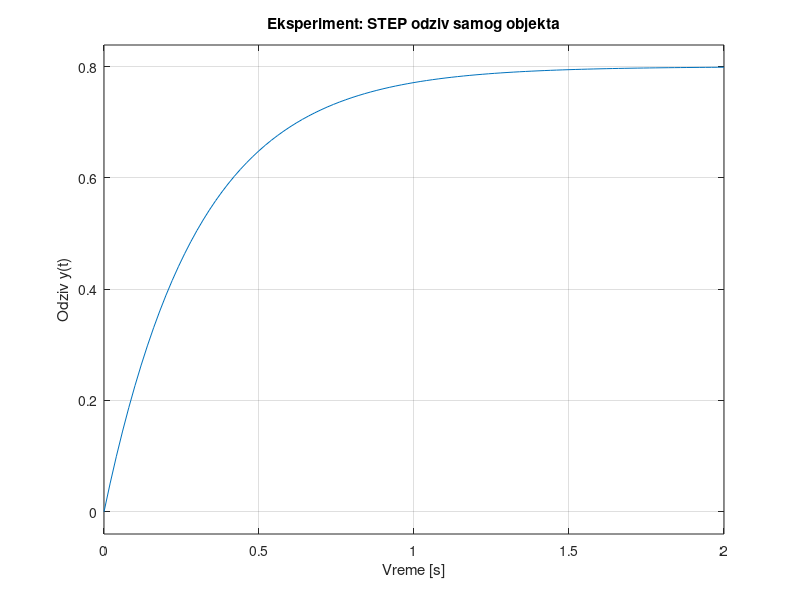
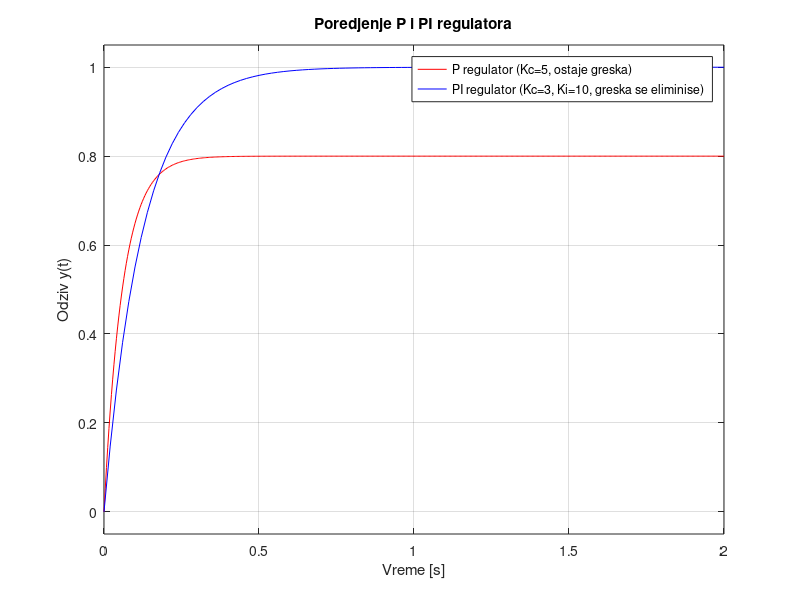

MATLAB code to generate these figures, in order:
Kp = 0.8; 
T = 0.3; 
Ts = 0.04;
G = tf(Kp, [T 1]);
figure(1);
step(G);
title('Eksperiment: STEP odziv samog objekta');
xlabel('Vreme [s]'); ylabel('Odziv y(t)');
grid on;
Kc_p = 5.0;
W_p = feedback(Kc_p * G, 1);
Kc_pi = 3.0; 
Ti = 0.3;
C_pi = tf(Kc_pi * [Ti 1], [Ti 0]);
W_pi = feedback(C_pi * G, 1);
figure(2);
step(W_p, 'r', W_pi, 'b');
title('Poredjenje P i PI regulatora');
legend('P regulator (Kc=5, ostaje greska)', 'PI regulator (Kc=3, Ki=10, greska se eliminise)');
xlabel('Vreme [s]'); ylabel('Odziv y(t)');
grid on;
